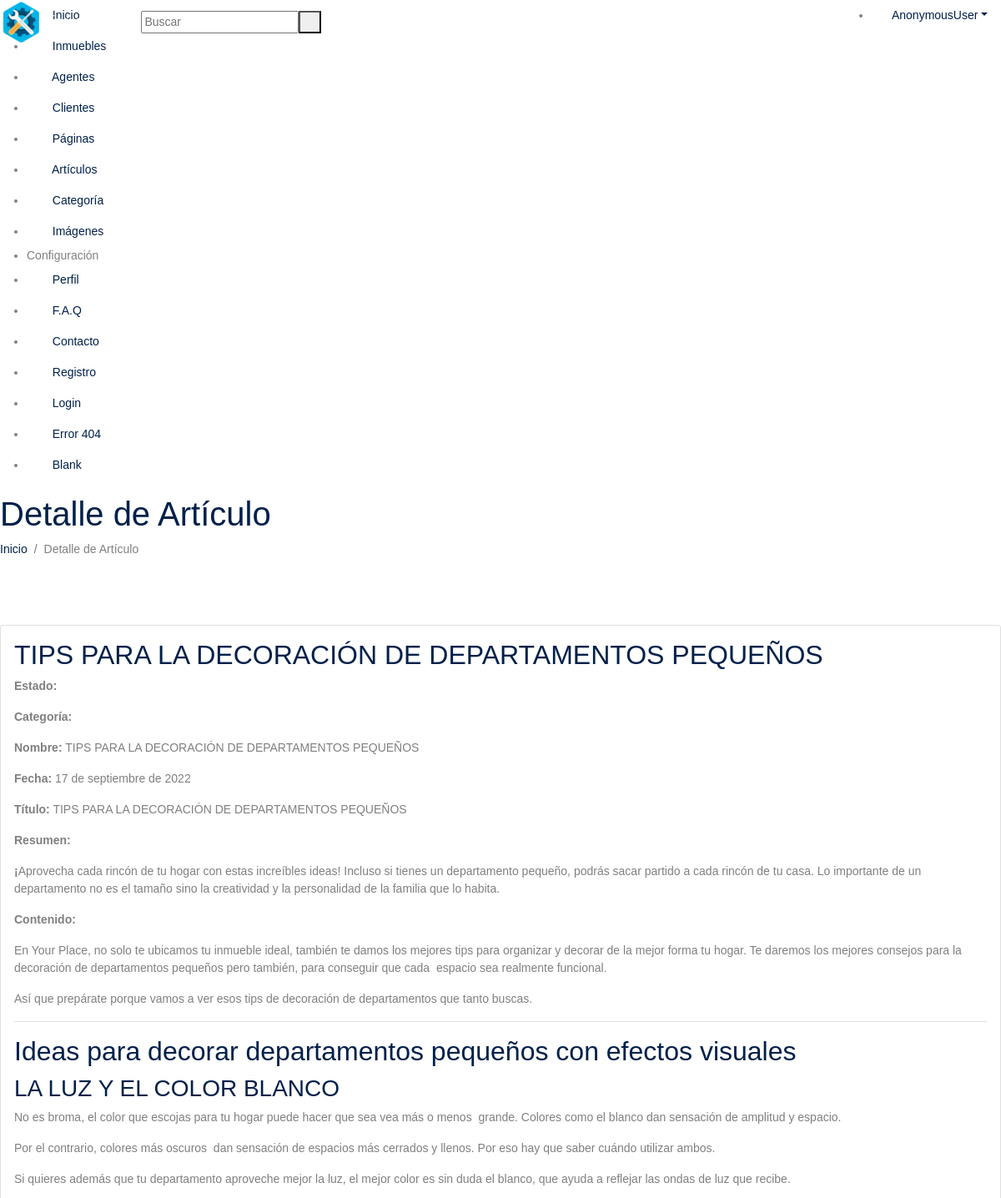
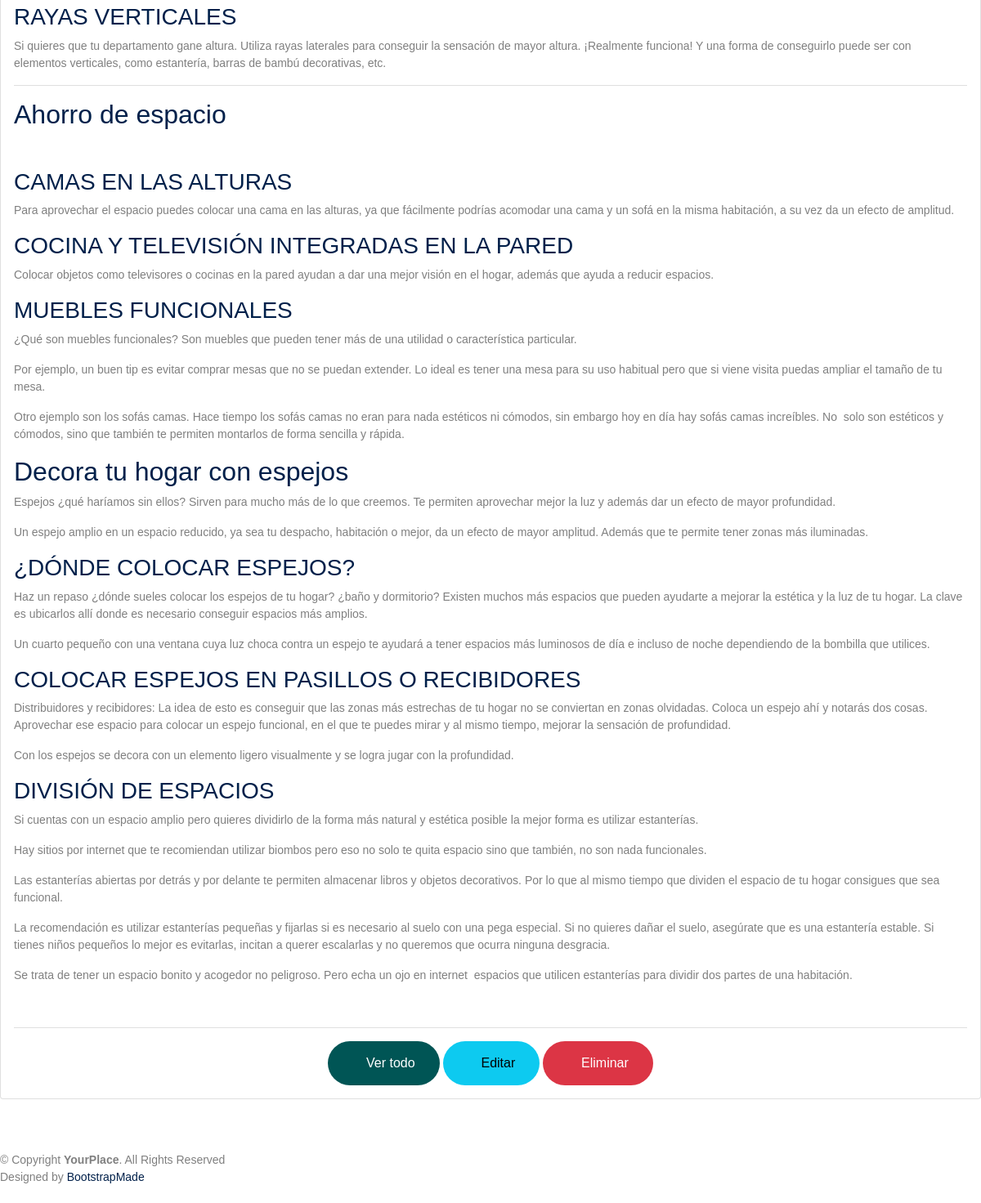
Screenshot of /panel/articulos/1/ with the database file from the repository (2 pictures, top to bottom).
### blog/models.py (models this page shows, shortened)
class Article_Model(models.Model):
    name = models.CharField(max_length=250, default='Sin nombre', verbose_name='Nombre [*]')
    title = models.CharField(max_length=250, default='Sin título', verbose_name='Título [*]')
    subtitle = models.CharField(max_length=250, null=True, blank=True, verbose_name='Subtítulo')
    abstract = RichTextField(null=True, blank=True, verbose_name='Resumen [*]')
    content = RichTextField(verbose_name='Contenido [*]')
    date = models.DateField(null=True, blank=True, verbose_name='Fecha')
    fk_categoria = models.ForeignKey('Category_Model', on_delete=models.DO_NOTHING, verbose_name='Categoría [*]')
    fk_agent = models.ForeignKey('agent.Agent_Model', on_delete=models.DO_NOTHING, null=True, blank=True, verbose_name='Agente')
    image_main = models.ImageField(upload_to='img_article/', default='', verbose_name='Imagen principal [*]')
    image_01 = models.ImageField(null=True, blank=True, upload_to='img_article/', default='', verbose_name='Imagen 01')
    image_02 = models.ImageField(null=True, blank=True, upload_to='img_article/', default='', verbose_name='Imagen 02')
    image_03 = models.ImageField(null=True, blank=True, upload_to='img_article/', default='', verbose_name='Imagen 03')
    image_04 = models.ImageField(null=True, blank=True, upload_to='img_article/', default='', verbose_name='Imagen 04')
    image_05 = models.ImageField(null=True, blank=True, upload_to='img_article/', default='', verbose_name='Imagen 05')
    draft = models.BooleanField(null=True, blank=True, default=True, verbose_name='Borrador')
    class Meta:
        verbose_name = 'Artículo'
        verbose_name_plural = 'Artículos'
        ordering = ['id']

### blog/views.py (the view)
# urls.py: path('articulos/<int:id>/', blog.views.ver_articulo, name='ver_articulo'),
def ver_articulo(request, id, *args, **kwargs):
    itemObj = Article_Model.objects.get(id=id)
    context = {
        'page' : 'Detalle de Artículo',
        'icon' : 'bx bx-file',
        'singular' : 'artículo',
        'plural' : 'artículos',
        'url_listar' : 'listar_articulos',
        'url_crear' : 'crear_articulo',
        'url_ver' : 'ver_articulo',
        'url_editar' : 'modificar_articulo',
        'url_eliminar' : 'eliminar_articulo',
        'item': itemObj
    }
    return render(request, 'panel/generic_detail.html', context)

### blog/models.py (called while the page is built)
    def __str__(self):
        return self.name

### RealStateOLD/panel/templates/panel/generic_detail.html (shortened to what this page needs)
{% extends "panel/base_admin.html" %}
{% load static %}
{% block content %}
<main id="main" class="main">
  <div class="pagetitle">
  <h1>{{ page }}</h1>
    {% include 'panel/breadcrumb.html' %}
  </div>
  <section class="section">
    <div class="row">
      <div class="col-lg-12">
            <div class="card">
              <div class="card-body">
                <h2 class="card-title"> {{ item.name }} </h2>
                {% if 'articulo' in request.path %}
                <p><strong>Estado:</strong>
                  {% if item.draft == False %}
                    <span class="badge badge-success">Activo</span>
                  {% else %}
                    <span class="badge badge-warning">Borrador</span>
                  {% endif %}
                </p>
                  {% if item.fk_categoria %}
                <p><strong>Categoría:</strong> <span class="badge badge-info">{{ item.fk_categoria }}</span></p>
                  {% endif %}
                {% endif %}
                  {% if item.name %}
                <p><strong>Nombre:</strong> {{ item.name }}</p>
                  {% endif %}
                  {% if item.date %}
                <p><strong>Fecha:</strong> {{ item.date }}</p>
                  {% endif %}
                  {% if item.title %}
                <p><strong>Título:</strong> {{ item.title }}</p>
                  {% endif %}
                  {% if item.abstract %}
                <p><strong>Resumen:</strong></p>
                <div>{{ item.abstract|safe }}</div>
                  {% endif %}
                  {% if item.content %}
                <p><strong>Contenido:</strong></p>
                <div>{{ item.content|safe }}</div><br />
                  {% endif %}
                    <hr />
                  {% include 'panel/acciones_ver.html' %}
              </div>
            </div>
      </div>
    </div>
  </section>
</main>
{% endblock content %}

### rows the page displays
Article_Model: name "TIPS PARA LA DECORACIÓN DE DEPARTAMENTOS PEQUEÑOS", date "17 de septiembre de 2022", title "TIPS PARA LA DECORACIÓN DE DEPARTAMENTOS PEQUEÑOS", abstract "¡ Aprovecha cada rincón de tu hogar con estas increíbles ideas! Incluso si tienes un departamento pequeño, podrás sacar partido a cada rincón de tu casa. Lo importante de un departamento no es el tamaño sino la creatividad y la personalidad de la familia que lo habita.", content "En Your Place, no solo te ubicamos tu inmueble ideal, también te damos los mejores tips para organizar y decorar de la mejor forma tu hogar. Te daremos los mejores consejos para la decoración de departamentos pequeños pero también, para conseguir que cada espacio sea realmente funcional. Así que prepárate porque vamos a ver esos tips de decoración de departamentos que tanto buscas. Ideas para decorar departamentos pequeños con efectos visuales LA LUZ Y EL COLOR BLANCO No es broma, el color que escojas para tu hogar puede hacer que sea vea más o menos grande. Colores como el blanco dan sensación de amplitud y espacio. Por el contrario, colores más oscuros dan sensación de espacios más…"

### other values shown
{{ request.user }} "AnonymousUser"
{{ page }} "Detalle de Artículo"
